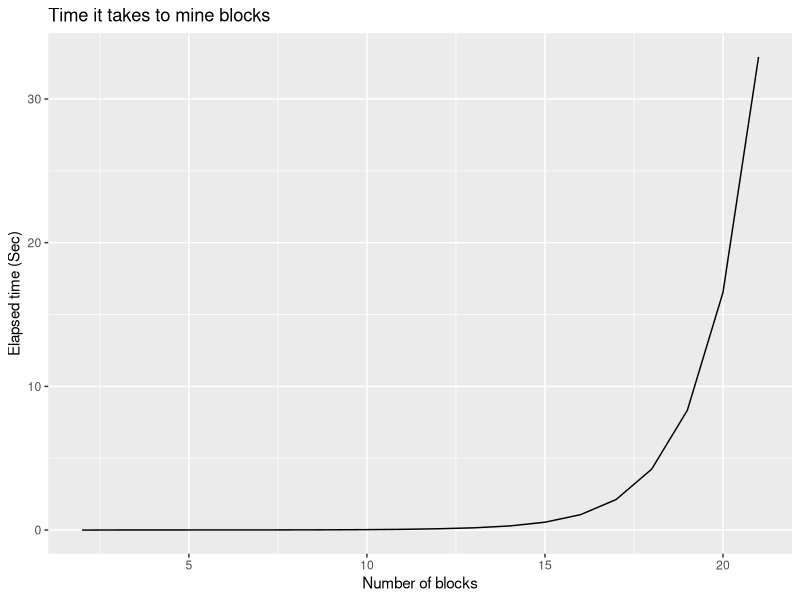

Recreate this plot in R.
library(digest)
library(dplyr)
library(purrr)
library(ggplot2)

#   ____________________________________________________________________________
#   A block example                                                         ####

block_example <- list(index = 1,
                      timestamp = "2018-01-05 17.00 MST",
                      data = "some data",
                      previous_hash = 0,
                      proof = 9,
                      new_hash = NULL)

#   ____________________________________________________________________________
#   Introducing the hash                                                    ####

digest("Stata", "sha256") # first try
digest("R", "sha256") # second try

#   ____________________________________________________________________________
#   Function that creates a hashed "block"                                  ####

hash_block <- function(block) {
  block$new_hash <- digest(c(block$index,
                             block$timestamp,
                             block$data,
                             block$previous_hash), "sha256")
  return(block)
}

#   ____________________________________________________________________________
#   Simple Proof of Work Alogrithm                                          ####

proof_of_work <- function(last_proof) {
  proof <- last_proof + 1
  
  # Increment the proof number until a number is found that is divisable by 99
  # and by the proof of the previous block
  while (!(proof %% 99 == 0 & proof %% last_proof == 0)) {
    proof <- proof + 1
  }
  
  return(proof)
}

#   ____________________________________________________________________________
#   Adding new blocks                                                       ####

gen_new_block <- function(previous_block) {
  
  #Proof-of-Work
  new_proof <- proof_of_work(previous_block$proof)
  
  #Create new Block
  new_block <- list(index = previous_block$index + 1,
                    timestamp = Sys.time(),
                    data = paste0("this is block ", previous_block$index + 1),
                    previous_hash = previous_block$new_hash,
                    proof = new_proof)
  
  #Hash the new Block
  new_block_hashed <- hash_block(new_block)
  
  return(new_block_hashed)
}

#   ____________________________________________________________________________
#   Genesis                                                                 ####

block_genesis <-  list(index = 1,
                       timestamp = Sys.time(),
                       data = "Genesis Block",
                       previous_hash = "0",
                       proof = 1)

#   ____________________________________________________________________________
#   Building the blockchain                                                 ####

blockchain <- list(block_genesis)
previous_block <- blockchain[[1]]

# How many blocks should we add to the chain after the genesis block
num_of_blocks_to_add <- 20

# Add blocks to the chain
1:num_of_blocks_to_add %>% 
  walk(function(x) {
    block_to_add <<- gen_new_block(previous_block) 
    blockchain[x + 1] <<- list(block_to_add)
    previous_block <<- block_to_add
    
    print(cat(paste0("Block ", block_to_add$index, " has been added", "\n",
                     "\t", "Proof: ", block_to_add$proof, "\n",
                     "\t", "Hash: ", block_to_add$new_hash)))
  })

#   ____________________________________________________________________________
#   Time to mine a new block                                                ####

df <- data.frame(BLOCK_INDEX = map(blockchain, 1) %>%
                   unlist(),
                 TIMESTAMP = map(blockchain, 2) %>%
                   unlist() %>%
                   as.POSIXct(origin = "1970-01-01")) %>% 
  mutate(ELAPSED = as.numeric(difftime(TIMESTAMP, blockchain[[2]]$timestamp),
                              units = "secs",
                              origin = "CEST"),
         ELAPSED = ifelse(ELAPSED < 0,
                          0,
                          ELAPSED))

df %>% 
  filter(BLOCK_INDEX > 1) %>% # Discard genesis block
  ggplot(aes(x = BLOCK_INDEX, y = ELAPSED)) +
  geom_line() +
  labs(title = "Time it takes to mine blocks",
       x = "Number of blocks",
       y = "Elapsed time (Sec)")
